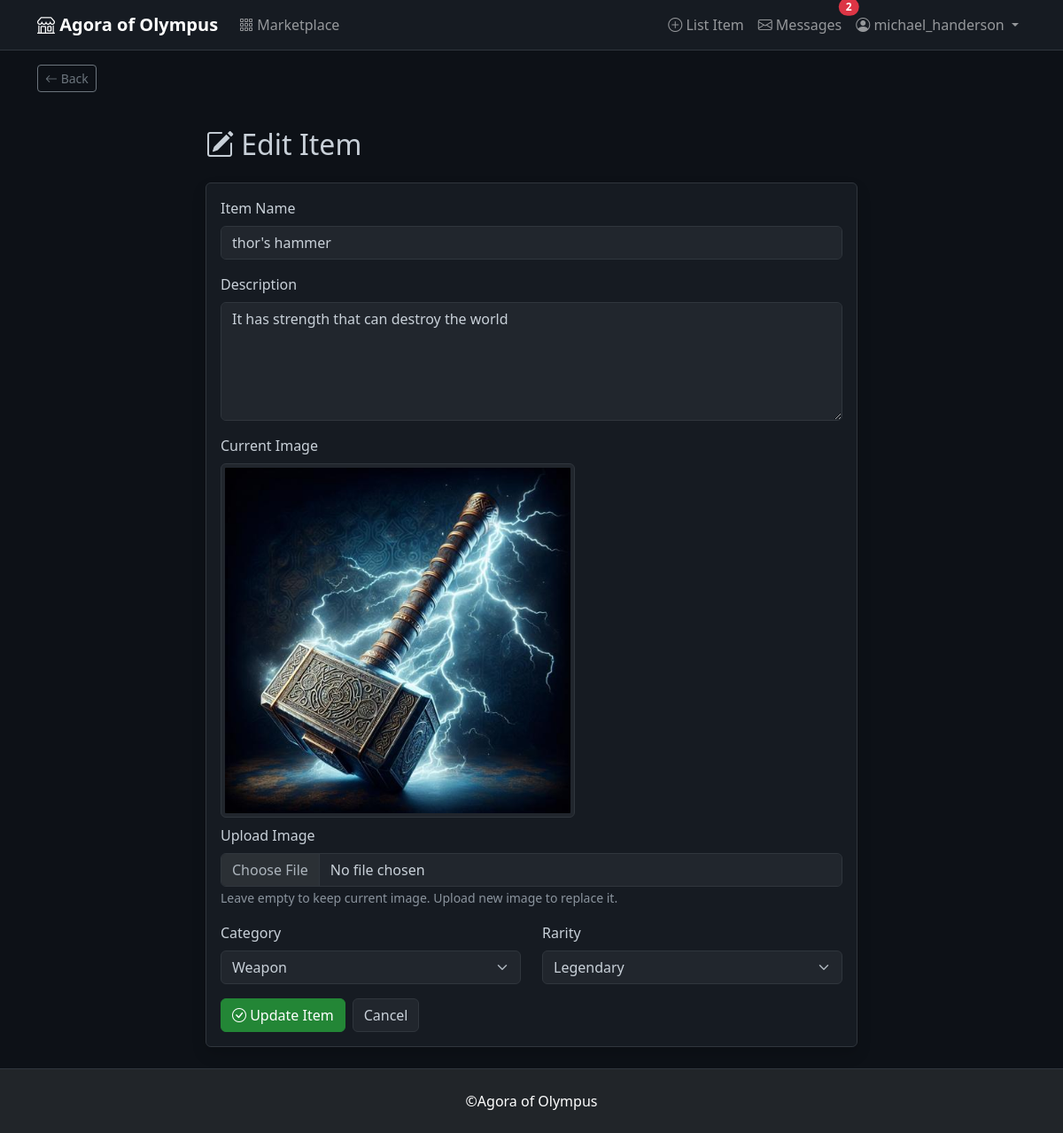
The page /item/2/edit (signed in) on the database its author committed.
### app/models.py (models this page shows, shortened)
class User(UserMixin, db.Model):
    id = db.Column(db.Integer, primary_key=True)
    username = db.Column(db.String(80), unique=True, nullable=False)
    email = db.Column(db.String(120), unique=True, nullable=False)
    password_hash = db.Column(db.String(200), nullable=False)
    avatar = db.Column(db.String(200), default='default_avatar.png')
    created_at = db.Column(db.DateTime, default=datetime.utcnow)
    items = db.relationship('Item', backref='seller', lazy='dynamic', cascade='all, delete-orphan')
    sent_messages = db.relationship('Message', foreign_keys='Message.sender_id',
                                   backref='sender', lazy='dynamic', cascade='all, delete-orphan')
    received_messages = db.relationship('Message', foreign_keys='Message.recipient_id',
                                       backref='recipient', lazy='dynamic', cascade='all, delete-orphan')
    def unread_message_count(self):
        return Message.query.filter_by(recipient_id=self.id, read=False).count()

class Item(db.Model):
    id = db.Column(db.Integer, primary_key=True)
    name = db.Column(db.String(100), nullable=False)
    description = db.Column(db.Text, nullable=False)
    image = db.Column(db.String(200), default='default_item.png')
    category = db.Column(db.String(50), nullable=False)
    rarity = db.Column(db.String(20), nullable=False)
    seller_id = db.Column(db.Integer, db.ForeignKey('user.id'), nullable=False)
    created_at = db.Column(db.DateTime, default=datetime.utcnow)
    messages = db.relationship('Message', backref='item', lazy='dynamic', cascade='all, delete-orphan')

### app/routes.py (the view)
@main.route('/item/<int:item_id>/edit', methods=['GET', 'POST'])
@login_required
def edit_item(item_id):
    item = Item.query.get_or_404(item_id)
    if item.seller != current_user:
        flash('You can only edit your own items.', 'danger')
        return redirect(url_for('main.item_detail', item_id=item.id))
    form = ItemForm()
    if form.validate_on_submit():
        item.name = form.name.data
        item.description = form.description.data
        item.category = form.category.data
        item.rarity = form.rarity.data
        if form.image.data:
            image_file = save_picture(form.image.data, 'items')
            item.image = image_file
        db.session.commit()
        flash('Item updated successfully!', 'success')
        return redirect(url_for('main.item_detail', item_id=item.id))
    elif request.method == 'GET':
        form.name.data = item.name
        form.description.data = item.description
        form.category.data = item.category
        form.rarity.data = item.rarity
    return render_template('edit_item.html', form=form, item=item)

### app/forms.py
class ItemForm(FlaskForm):
    name = StringField('Item Name', validators=[DataRequired(), Length(min=3, max=100)])
    description = TextAreaField('Description', validators=[DataRequired(), Length(min=10)])
    category = SelectField('Category', choices=[
        ('weapon', 'Weapon'),
        ('armor', 'Armor'),
        ('potion', 'Potion'),
        ('artifact', 'Artifact'),
        ('scroll', 'Scroll'),
        ('jewel', 'Jewel'),
        ('other', 'Other')
    ], validators=[DataRequired()])
    rarity = SelectField('Rarity', choices=[
        ('common', 'Common'),
        ('uncommon', 'Uncommon'),
        ('rare', 'Rare'),
        ('epic', 'Epic'),
        ('legendary', 'Legendary'),
        ('mythical', 'Mythical')
    ], validators=[DataRequired()])
    image= FileField('Upload Image', validators= [FileAllowed(['jpg', 'jpeg', 'png'], 'images only')])

### app/models.py (called while the page is built)
@login_manager.user_loader
def load_user(user_id):
    return User.query.get(int(user_id))

### app/templates/edit_item.html (shortened to what this page needs)
{% extends "base.html" %}
{% block content %}
<div class="row justify-content-center">
    <div class="col-md-8">
        <h2 class="mb-4"><i class="bi bi-pencil-square"></i> Edit Item</h2>
        <div class="card shadow">
            <div class="card-body">
                <form method="POST" enctype="multipart/form-data">
                    <div class="mb-3">
                        {{ form.name.label(class="form-label") }}
                        {{ form.name(class="form-control" + (" is-invalid" if form.name.errors else "")) }}
                    </div>
                    <div class="mb-3">
                        {{ form.description.label(class="form-label") }}
                        {{ form.description(class="form-control", rows=5) }}
                    </div>
                    <div class="mb-3">
                        <label class="form-label">Current Image</label>
                        <div class="mb-2">
                            <img id="currentImage"
                                 src="{{ url_for('static', filename='uploads/items/' + item.image) }}"
                                 alt="{{ item.name }}"
                                 class="img-thumbnail"
                                 style="max-width: 400px; display: block;">
                        </div>
                        {{ form.image.label(class="form-label") }}
                        {{ form.image(class="form-control", id="imageInput") }}
                        <small class="text-muted">Leave empty to keep current image. Upload new image to replace it.</small>
                    </div>
                    <div class="row">
                        <div class="col-md-6 mb-3">
                            {{ form.category.label(class="form-label") }}
                            {{ form.category(class="form-select") }}
                        </div>
                        <div class="col-md-6 mb-3">
                            {{ form.rarity.label(class="form-label") }}
                            {{ form.rarity(class="form-select") }}
                        </div>
                    </div>
                    <div class="d-flex gap-2">
                        <button type="submit" class="btn btn-primary">
                            <i class="bi bi-check-circle"></i> Update Item
                        </button>
                        <a href="{{ url_for('main.item_detail', item_id=item.id) }}" class="btn btn-secondary">Cancel</a>
                    </div>
                </form>
            </div>
        </div>
    </div>
</div>
{% endblock %}

### app/templates/base.html (shortened to what this page needs)
<!DOCTYPE html>
<html lang="en" data-bs-theme="dark">
<head>
    <link href="https://cdn.jsdelivr.net/npm/bootstrap@5.3.0/dist/css/bootstrap.min.css" rel="stylesheet">
    <link rel="stylesheet" href="https://cdn.jsdelivr.net/npm/bootstrap-icons@1.11.0/font/bootstrap-icons.css">
</head>
<body>
    <nav class="navbar navbar-expand-lg navbar-dark bg-dark">
        <div class="container">
            <a class="navbar-brand fw-bold" href="{{ url_for('main.index') }}">
                <i class="bi bi-shop"></i> Agora of Olympus
            </a>
            <div class="collapse navbar-collapse" id="navbarNav">
                <ul class="navbar-nav me-auto">
                    <li class="nav-item">
                        <a class="nav-link" href="{{ url_for('main.marketplace') }}">
                            <i class="bi bi-grid-3x3-gap"></i> Marketplace
                        </a>
                    </li>
                </ul>
                <ul class="navbar-nav">
                    {% if current_user.is_authenticated %}
                        <li class="nav-item">
                            <a class="nav-link" href="{{ url_for('main.create_item') }}">
                                <i class="bi bi-plus-circle"></i> List Item
                            </a>
                        </li>
                        <li class="nav-item">
                            <a class="nav-link position-relative" href="{{ url_for('main.inbox') }}">
                                <i class="bi bi-envelope"></i> Messages
                                {% if current_user.unread_message_count() > 0 %}
                                    <span class="position-absolute top-0 start-100 translate-middle badge rounded-pill bg-danger">
                                        {{ current_user.unread_message_count() }}
                                    </span>
                                {% endif %}
                            </a>
                        </li>
                        <li class="nav-item dropdown">
                            <a class="nav-link dropdown-toggle" href="#" role="button" data-bs-toggle="dropdown">
                                <i class="bi bi-person-circle"></i> {{ current_user.username }}
                            </a>
                        </li>
                    {% endif %}
                </ul>
            </div>
        </div>
    </nav>
    <div class="container mt-3">
        <button onclick="window.history.back()" class="btn btn-sm btn-outline-secondary">
            <i class="bi bi-arrow-left"></i> Back
        </button>
    </div>
    <main class="container my-4">
        {% block content %}{% endblock %}
    </main>
    <footer class="bg-dark text-white py-4">
        <div class="container text-center">
            <p class="mb-0">&copy;Agora of Olympus</p>
        </div>
    </footer>
</body>
</html>

### app/templates/base.html (style rules this page uses)
:root { --bg-primary: #0d1117; --bg-secondary: #161b22; --bg-tertiary: #21262d; --border-color: #30363d; --text-primary: #c9d1d9; --text-secondary: #8b949e; --accent-blue: #58a6ff; --accent-purple: #bc8cff; --accent-green: #3fb950; }
html, body { height: 100%; margin: 0; background-color: var(--bg-primary); color: var(--text-primary); }
body { display: flex; flex-direction: column; }
main { flex: 1 0 auto; }
footer { flex-shrink: 0; }
.navbar-dark { background-color: var(--bg-secondary) !important; border-bottom: 1px solid var(--border-color); }
.card { background-color: var(--bg-secondary); border: 1px solid var(--border-color); color: var(--text-primary); }
.form-control, .form-select { background-color: var(--bg-tertiary); border: 1px solid var(--border-color); color: var(--text-primary); }
a { color: var(--accent-blue); }
.btn-primary { background-color: #238636; border-color: #238636; }
.btn-secondary { background-color: var(--bg-tertiary); border-color: var(--border-color); color: var(--text-primary); }
footer { background-color: var(--bg-secondary) !important; border-top: 1px solid var(--border-color); }
.text-muted { color: var(--text-secondary) !important; }
.img-thumbnail { background-color: var(--bg-tertiary); border-color: var(--border-color); }

### rows shown on the page
User: unread_message_count "2", username "michael_handerson"
Item: name "thor's hammer", description "It has strength that can destroy the world", image (picture), category "Weapon", rarity "Legendary"
